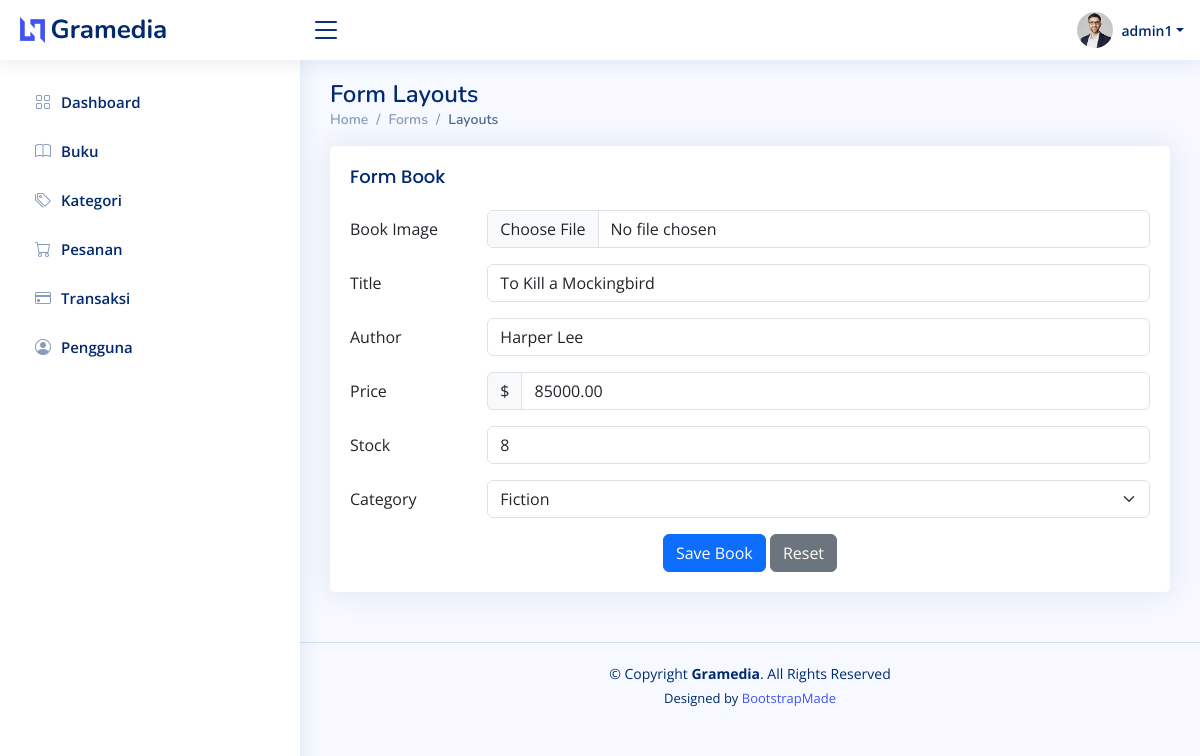
Screenshot of /admin/forms-buku.php?id=3 (signed in) with the database file from the repository.
### tables this page shows
CREATE TABLE `books` (
  `id_book` INT(11) NOT NULL AUTO_INCREMENT,
  `image` VARCHAR(255) NOT NULL,
  `title` VARCHAR(255) NOT NULL,
  `author` VARCHAR(255) NOT NULL,
  `price` DECIMAL(10, 2) NOT NULL,
  `stock` INT(11) NOT NULL,
  `id_category` INT(11),
  PRIMARY KEY (`id_book`),
  FOREIGN KEY (`id_category`) REFERENCES `categories` (`id_category`) ON DELETE SET NULL
);

### admin/forms-buku.php (the view, shortened to what this page needs)
<?php
require_once("../koneksi.php");
$bookData = null;
if (isset($_GET['id'])) {
  $bookId = intval($_GET['id']);
  $query = "SELECT * FROM books WHERE id_book = $bookId";
  $result = mysqli_query($koneksi, $query);
  if ($result && mysqli_num_rows($result) > 0) {
    $bookData = mysqli_fetch_assoc($result);
  } else {
    echo '<script>alert("Book not found!"); window.location.href="tables-buku.php";</script>';
    exit;
  }
}
?>
<!DOCTYPE html>
<html lang="en">
<head>
  <link
    href="assets/vendor/bootstrap/css/bootstrap.min.css"
    rel="stylesheet" />
  <link
    href="assets/vendor/bootstrap-icons/bootstrap-icons.css"
    rel="stylesheet" />
  <link href="assets/vendor/boxicons/css/boxicons.min.css" rel="stylesheet" />
  <link href="assets/vendor/quill/quill.snow.css" rel="stylesheet" />
  <link href="assets/vendor/quill/quill.bubble.css" rel="stylesheet" />
  <link href="assets/vendor/remixicon/remixicon.css" rel="stylesheet" />
  <link href="assets/vendor/simple-datatables/style.css" rel="stylesheet" />
  <link href="assets/css/style.css" rel="stylesheet" />
</head>
<body>
  <?php
  include 'header.php';
  include 'sidebar.php';
  ?>
  <main id="main" class="main">
    <div class="pagetitle">
      <h1>Form Layouts</h1>
      <nav>
        <ol class="breadcrumb">
          <li class="breadcrumb-item"><a href="index.php">Home</a></li>
          <li class="breadcrumb-item">Forms</li>
          <li class="breadcrumb-item active">Layouts</li>
        </ol>
      </nav>
    </div>
    <section class="section">
      <div class="row">
        <div class="col-col-lg-auto">
          <div class="card">
            <div class="card-body">
              <h5 class="card-title">Form Book</h5>
              <form action="fun_book/save.php" method="POST" enctype="multipart/form-data">
                <div class="row mb-3">
                  <label for="bookImage" class="col-sm-2 col-form-label">Book Image</label>
                  <div class="col-sm-10">
                    <input
                      type="file"
                      class="form-control"
                      id="bookImage"
                      name="image"
                      accept="image/*"
                      <?php echo $bookData ? '' : 'required'; ?> />
                  </div>
                </div>
                <div class="row mb-3">
                  <label for="bookTitle" class="col-sm-2 col-form-label">Title</label>
                  <div class="col-sm-10">
                    <input
                      type="text"
                      class="form-control"
                      id="bookTitle"
                      name="title"
                      value="<?php echo $bookData['title'] ?? ''; ?>"
                      required />
                  </div>
                </div>
                <div class="row mb-3">
                  <label for="bookAuthor" class="col-sm-2 col-form-label">Author</label>
                  <div class="col-sm-10">
                    <input
                      type="text"
                      class="form-control"
                      id="bookAuthor"
                      name="author"
                      value="<?php echo $bookData['author'] ?? ''; ?>"
                      required />
                  </div>
                </div>
                <div class="row mb-3">
                  <label for="bookPrice" class="col-sm-2 col-form-label">Price</label>
                  <div class="col-sm-10">
                    <div class="input-group">
                      <span class="input-group-text">$</span>
                      <input
                        type="number"
                        step="0.01"
                        class="form-control"
                        id="bookPrice"
                        name="price"
                        value="<?php echo $bookData['price'] ?? ''; ?>"
                        required />
                    </div>
                  </div>
                </div>
                <div class="row mb-3">
                  <label for="bookStock" class="col-sm-2 col-form-label">Stock</label>
                  <div class="col-sm-10">
                    <input
                      type="number"
                      class="form-control"
                      id="bookStock"
                      name="stock"
                      value="<?php echo $bookData['stock'] ?? ''; ?>"
                      required />
                  </div>
                </div>
                <div class="row mb-3">
                  <label for="bookCategory" class="col-sm-2 col-form-label">Category</label>
                  <div class="col-sm-10">
                    <select class="form-select" id="bookCategory" name="id_category" required>
                      <?php
                      $categoriesQuery = "SELECT * FROM categories";
                      $categoriesResult = mysqli_query($koneksi, $categoriesQuery);
                      while ($category = mysqli_fetch_assoc($categoriesResult)) {
                        $selected = (isset($bookData['id_category']) && $bookData['id_category'] == $category['id_category']) ? 'selected' : '';
                        echo '<option value="' . $category['id_category'] . '" ' . $selected . '>' . $category['name'] . '</option>';
                      }
                      ?>
                    </select>
                  </div>
                </div>
                <div class="text-center">
                  <button type="submit" class="btn btn-primary">Save Book</button>
                  <button type="reset" class="btn btn-secondary">Reset</button>
                </div>
              </form>
            </div>
          </div>
        </div>
      </div>
    </section>
  </main>
  <?php
  include 'footer.php';
  ?>
</body>
</html>

### admin/assets/css/style.css (style rules this page uses)
:root { scroll-behavior: smooth; }
body { font-family: "Open Sans", sans-serif; background: #f6f9ff; color: #444444; }
a { color: #4154f1; text-decoration: none; }
h1, h2, h3, h4, h5, h6 { font-family: "Nunito", sans-serif; }
#main { margin-top: 60px; padding: 20px 30px; transition: all 0.3s; }
.pagetitle { margin-bottom: 10px; }
.pagetitle h1 { font-size: 24px; margin-bottom: 0; font-weight: 600; color: #012970; }
.card { margin-bottom: 30px; border: none; border-radius: 5px; box-shadow: 0px 0 30px rgba(1, 41, 112, 0.1); }
.card-title { padding: 20px 0 15px 0; font-size: 18px; font-weight: 500; color: #012970; font-family: "Poppins", sans-serif; }
.card-body { padding: 0 20px 20px 20px; }
.breadcrumb { font-size: 14px; font-family: "Nunito", sans-serif; color: #899bbd; font-weight: 600; }
.breadcrumb a { color: #899bbd; transition: 0.3s; }
.breadcrumb .breadcrumb-item::before { color: #899bbd; }
.breadcrumb .active { color: #51678f; font-weight: 600; }
@media (min-width: 1200px) { #main, #footer { margin-left: 300px; } }

### rows the page displays
books: title "To Kill a Mockingbird", author "Harper Lee", price "85000.00", stock "8"

### other values shown
$_SESSION['admin_username'] "admin1"
form field id_category "Fiction"
